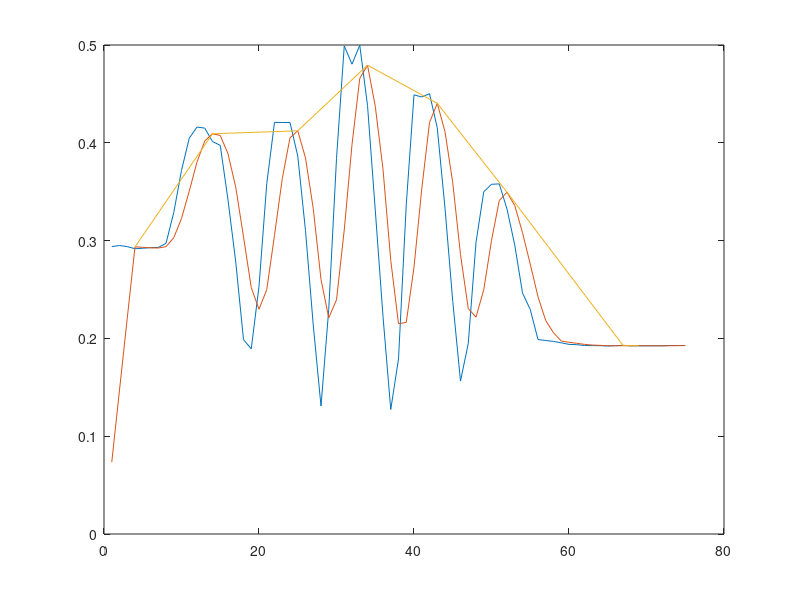

The MATLAB source for this figure:
clear all;
pkg load signal;
load Azstride.txt;
x = Azstride;
a = 1;
b = [1/4 1/4 1/4 1/4];
y = filter(b,a,x);

t = 1:length(x);
%plot(t,x,'',t,y,'-');
%legend('original','mask is 1/4');



 [pks idx] = findpeaks(y);
 plot(t,x,t,y,t(idx),y(idx));

